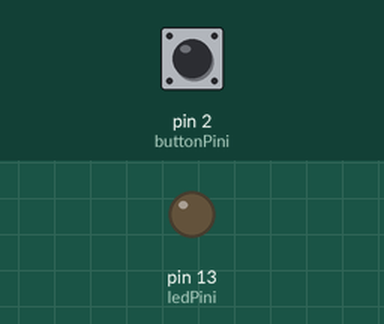
The sketch below on a simulated Arduino Uno, built with avr-gcc and run on an emulated ATmega328P. Parts: output pins drawn as LEDs (lit = HIGH). The inputs (shaded band) are chosen by the test bench; at power-on: pin 2 (buttonPini) LOW.

Above: at 1.2 s.
1.3 s: pin 2 (buttonPini) pulled HIGH for 0.15 s
At 1.37 s:
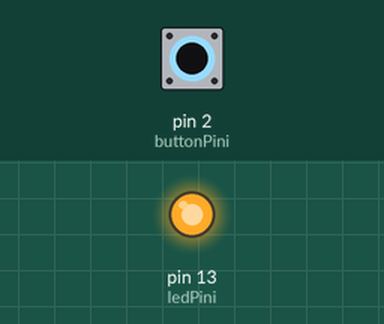
2.9 s: pin 2 (buttonPini) pulled HIGH for 3.2 s
At 7.1 s:
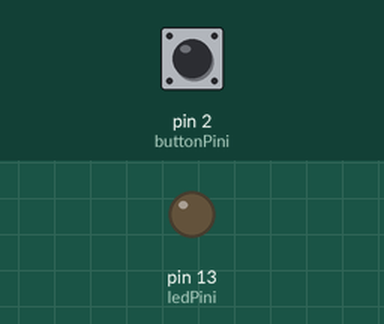
Timing chart, 0 to 8.6 s (numbered marks = the images above; inputs shaded):
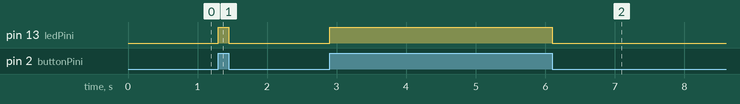

Measured:
- after the input at 1.3 s, pin 13 (ledPini): LOW → HIGH at once, → LOW 0.15 s later
- after the input at 2.9 s, pin 13 (ledPini): LOW → HIGH at once, → LOW 3.2 s later

The sketch:

ifKullanimi.ino
```cpp
/***************************************************************
 Arduino Kitabı - Coşkun Taşdemir
 Dikeyeksen Yayınları
 http://www.dikeyeksen.com/muhendislik/arduino.html


 Bölüm 5 - Kontrol Yapıları ve Fonksiyonlar

  if yapısı kullanımı örneği

  2 nolu dijital pine pull-down direnci ile bağlı butona
  basıldığında 13 nolu pine bağlı olan (Arduino üzerindeki)
  LED yakılıyor
 ***************************************************************/

int buttonPini = 2;  // butonun bağlı olduğu pin
int ledPini =  13;   // LED’in bağlı olduğu pin
int buttonDurumu = 0; // buton durumunu tutan değişken

void setup() {
  pinMode(ledPini, OUTPUT);
  pinMode(buttonPini, INPUT);
}
void loop(){
 buttonDurumu = digitalRead(buttonPini); // buton girişini oku
// Buton girişi 1 (HIGH) ise LED çıkışını 1 (HIGH) yap
  if (buttonDurumu == HIGH) {
    digitalWrite(ledPini, HIGH);
  }
  else {
  // turn LED off:
  digitalWrite(ledPini, LOW);
  }
}
```
